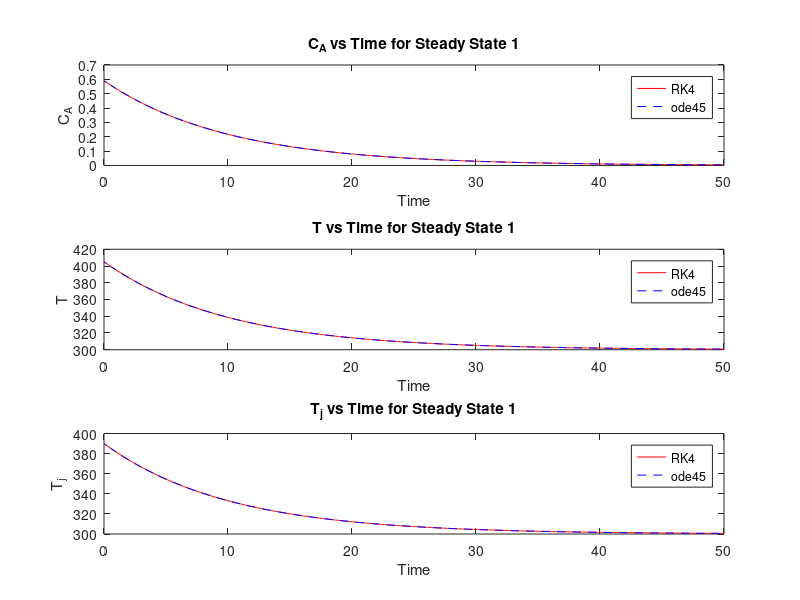
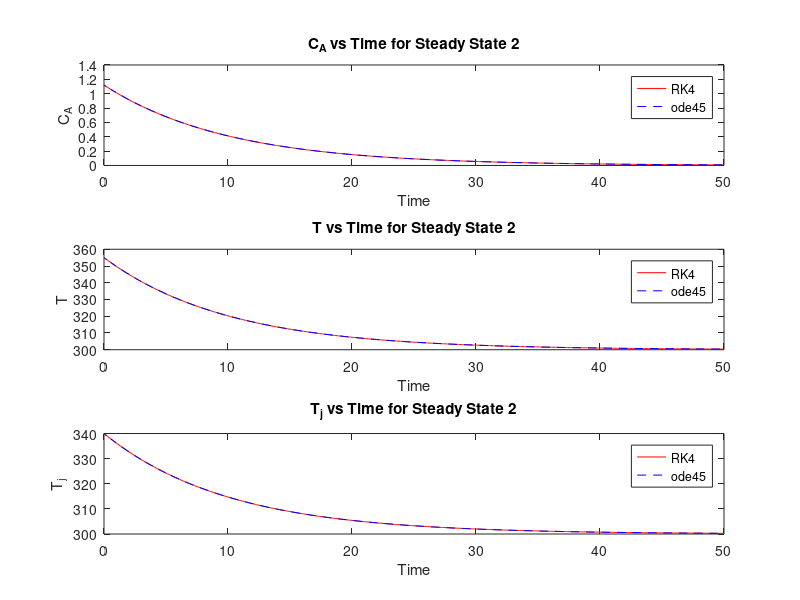
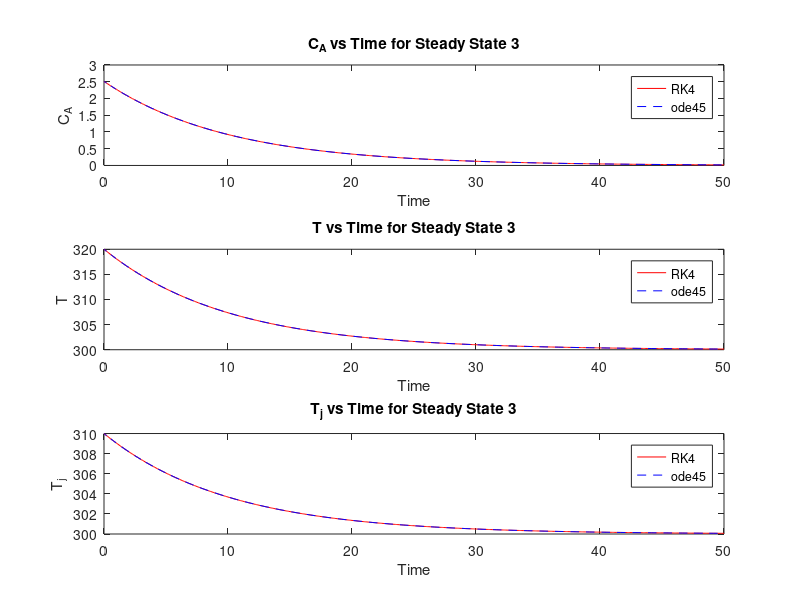

The MATLAB script that drew these images, in order:
function reactor_dynamics()
    % Given steady states
    steady_states = [
        0.59, 405, 390;
        1.12, 355, 340;
        2.51, 320, 310
    ];
    
    tspan = [0 50]; % Time span
    dt = 0.1; % Step size for RK4
    
    for i = 1:3
        CA0 = steady_states(i, 1);
        T0 = steady_states(i, 2);
        Tj0 = steady_states(i, 3);
        y0 = [CA0, T0, Tj0];
        
        % Solve using RK4
        [t_rk4, y_rk4] = rk4(@reactor_odes, tspan, y0, dt);
        
        % Solve using ode45
        [t_ode45, y_ode45] = ode45(@reactor_odes, tspan, y0);
        
        % Plot results
        figure;
        subplot(3,1,1);
        plot(t_rk4, y_rk4(:,1), 'r', t_ode45, y_ode45(:,1), 'b--');
        legend('RK4', 'ode45');
        title(['C_A vs Time for Steady State ', num2str(i)]);
        xlabel('Time'); ylabel('C_A');
        
        subplot(3,1,2);
        plot(t_rk4, y_rk4(:,2), 'r', t_ode45, y_ode45(:,2), 'b--');
        legend('RK4', 'ode45');
        title(['T vs Time for Steady State ', num2str(i)]);
        xlabel('Time'); ylabel('T');
        
        subplot(3,1,3);
        plot(t_rk4, y_rk4(:,3), 'r', t_ode45, y_ode45(:,3), 'b--');
        legend('RK4', 'ode45');
        title(['T_j vs Time for Steady State ', num2str(i)]);
        xlabel('Time'); ylabel('T_j');
    end
end

function dydt = reactor_odes(~, y)
    CA = y(1); T = y(2); Tj = y(3);
    % Define your ODEs here based on reactor model equations
    k = 0.1; % Example rate constant
    dydt = [-k * CA;
            -k * (T - 300);
            -k * (Tj - 300)];
end

function [t, y] = rk4(odefun, tspan, y0, dt)
    t = tspan(1):dt:tspan(2);
    y = zeros(length(t), length(y0));
    y(1,:) = y0;
    
    for i = 1:length(t)-1
        k1 = dt * odefun(t(i), y(i,:)');
        k2 = dt * odefun(t(i) + dt/2, y(i,:)' + k1/2);
        k3 = dt * odefun(t(i) + dt/2, y(i,:)' + k2/2);
        k4 = dt * odefun(t(i) + dt, y(i,:)' + k3);
        y(i+1,:) = y(i,:) + (k1' + 2*k2' + 2*k3' + k4')/6;
    end
end
